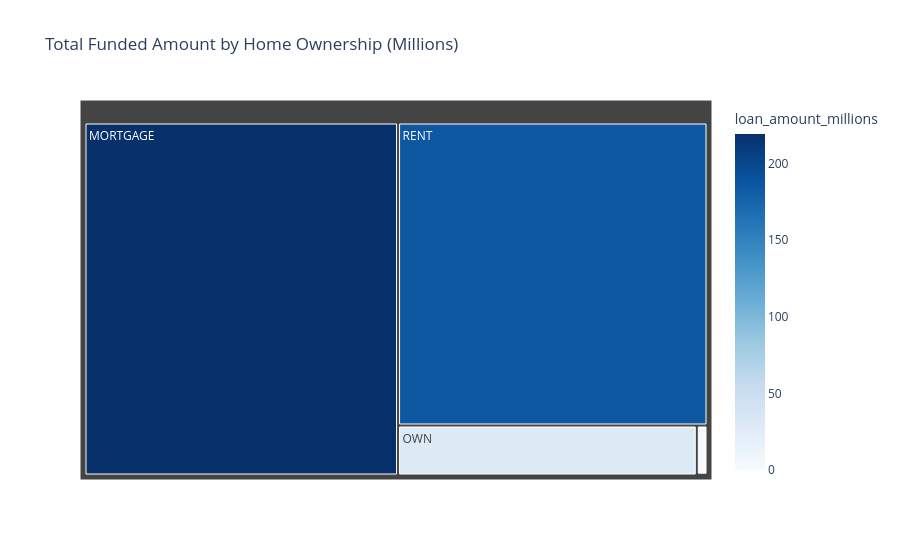

The notebook cell this image was saved under:
### Markdown cell above
# Home ownership by total funded amount

### Code cell
import plotly.express as px

# Group by home ownership
home_funding = (
    fin.groupby('home_ownership')['loan_amount']
    .sum()
    .reset_index()
)

# Convert to millions
home_funding['loan_amount_millions'] = home_funding['loan_amount'] / 1_000_000

# Treemap
fig = px.treemap(
    home_funding,
    path=['home_ownership'],
    values='loan_amount_millions',
    color='loan_amount_millions',
    color_continuous_scale='Blues',
    title='Total Funded Amount by Home Ownership (Millions)'
)

fig.show()

### Figure 1 — Plotly figure (JSON) as saved in the notebook; plotly's stock layout.template omitted (floating-point values rounded to 4 significant figures)
{"data": [{"branchvalues": "total", "customdata": [[219.3], [0.0168], [1.045], [29.6], [185.8]], "domain": {"x": [0, 1], "y": [0, 1]}, "hovertemplate": "labels=%{label}<br>loan_amount_millions_sum=%{value}<br>parent=%{parent}<br>id=%{id}<br>loan_amount_millions=%{color}<extra></extra>", "ids": ["MORTGAGE", "NONE", "OTHER", "OWN", "RENT"], "labels": ["MORTGAGE", "NONE", "OTHER", "OWN", "RENT"], "marker": {"coloraxis": "coloraxis", "colors": [219.3, 0.0168, 1.045, 29.6, 185.8]}, "name": "", "parents": ["", "", "", "", ""], "type": "treemap", "values": [219.3, 0.0168, 1.045, 29.6, 185.8]}], "layout": {"coloraxis": {"colorbar": {"title": {"text": "loan_amount_millions"}}, "colorscale": [[0, "rgb(247,251,255)"], [0.125, "rgb(222,235,247)"], [0.25, "rgb(198,219,239)"], [0.375, "rgb(158,202,225)"], [0.5, "rgb(107,174,214)"], [0.625, "rgb(66,146,198)"], [0.75, "rgb(33,113,181)"], [0.875, "rgb(8,81,156)"], [1, "rgb(8,48,107)"]]}, "legend": {"tracegroupgap": 0}, "title": {"text": "Total Funded Amount by Home Ownership (Millions)"}}}
